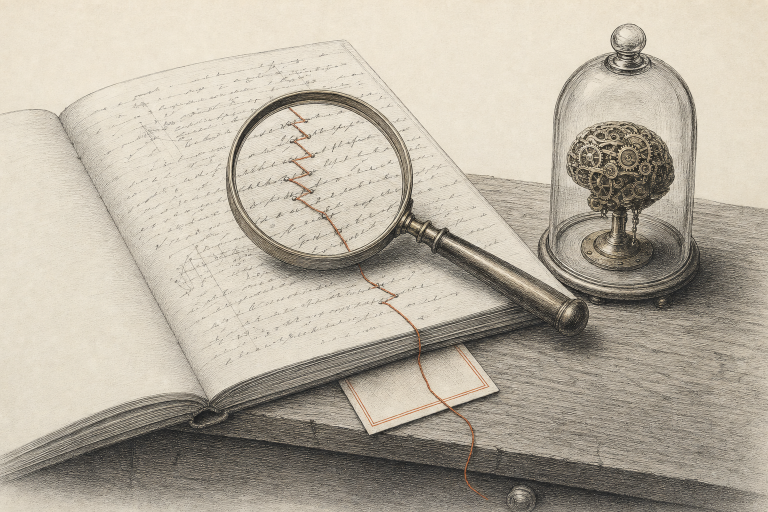
#> input picture experiments/cot-faithfulness/data/cover/etching.png, 1536 x 1024 px, found by its file name (shown at 1/2 size)
$ python make_cover.py
#> lines starting #> are read from the running program, lines starting #| are printed output that depends on the picture
"""Write the cover and the research-page thumbnail for the self-prediction note.

    .venv/bin/python experiments/self-prediction/make_cover.py

Input: data/cover/etching.png, an engraving made with an image model (gpt-image-2): one brass automaton looks into a
hand mirror, its hand on a sealed envelope with a vermilion seal (its prediction of itself); across the table another
watches it through opera glasses, a notebook of tallies in front of it. Writes report/figures/hero.jpg and the
thumbnail.
"""

from pathlib import Path

from PIL import Image

HERE = Path(__file__).resolve().parent
ETCHING = HERE / "data" / "cover" / "etching.png"
HERO = HERE / "report" / "figures" / "hero.jpg"
THUMB = HERE.parent / "shared" / "thumbs" / "self-prediction.jpg"


def main():
    im = Image.open(ETCHING).convert("RGB")
#> im is the input picture: PIL image 1536x1024 RGB; mean R, G, B 183.2, 175.1, 160.7
    HERO.parent.mkdir(parents=True, exist_ok=True)
    im.save(HERO, quality=88)
    im.resize((720, 480), Image.LANCZOS).save(THUMB, quality=88)
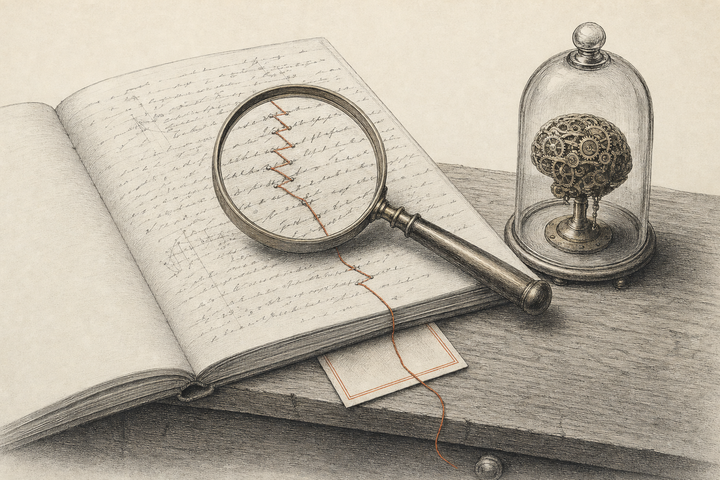
#> saved as self-prediction.jpg: PIL image 720x480 RGB; mean R, G, B 183.2, 175.1, 160.7
    print("wrote", HERO.relative_to(HERE), "and", THUMB.name)


if __name__ == "__main__":
    main()
